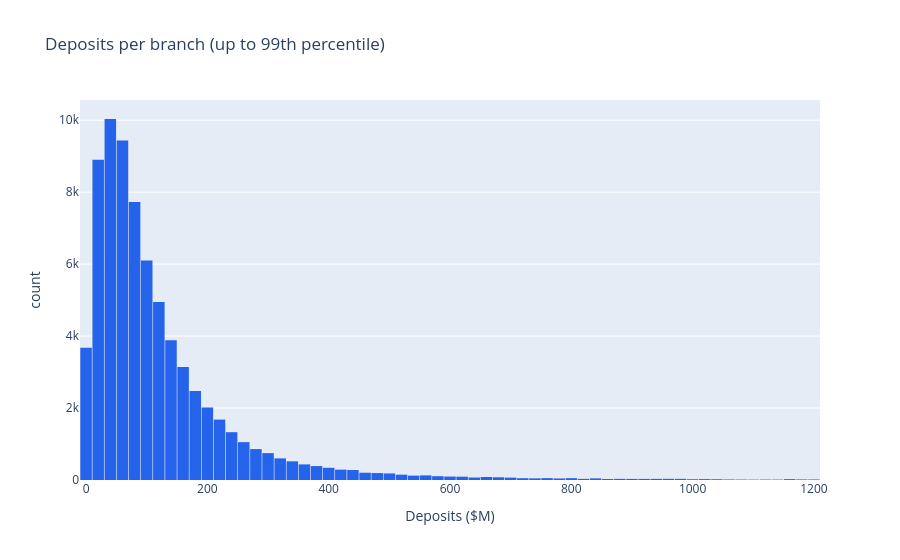

Notebook cell for this chart:
### Markdown cell above
---
## 3. Deposit Distribution Analysis

### Code cell
# Deposit per branch — exclude top 1% to remove outlier skew
dep_m = df['DEPOSITS_USD'] / 1e6
p99 = dep_m.quantile(0.99) # remove the top 1%

# Plot histogram
fig = px.histogram(dep_m[dep_m < p99], 
                   nbins = 100, 
                   title = 'Deposits per branch (up to 99th percentile)',
                   labels = {'value': 'Deposits ($M)'},
                   color_discrete_sequence = ['#2563EB']
                  )

fig.update_layout(bargap=0.05, showlegend=False)
fig.show()

# Print Summary

print(f'Branches < $1M deposits : {(dep_m < 1).sum():,} ({(dep_m < 1).mean() * 100:.1f}%) ')
print(f'Branches $1M - $100M deposits : {((dep_m >= 1 ) & (dep_m < 100)).sum():,} ')
print(f'Branches > $100M deposits : {(dep_m >= 100).sum():,} ')

### Figure 1 — Plotly figure (JSON) as saved in the notebook; plotly's stock layout.template omitted (floating-point values rounded to 4 significant figures; data arrays with more than 128 entries replaced by an {"elided": "..."} marker saying what was removed)
{"data": [{"bingroup": "x", "hovertemplate": "variable=DEPOSITS_USD<br>Deposits ($M)=%{x}<br>count=%{y}<extra></extra>", "legendgroup": "DEPOSITS_USD", "marker": {"color": "#2563EB", "pattern": {"shape": ""}}, "name": "DEPOSITS_USD", "nbinsx": 100, "orientation": "v", "showlegend": true, "type": "histogram", "x": {"elided": "73129 float values"}, "xaxis": "x", "yaxis": "y"}], "layout": {"bargap": 0.05, "barmode": "relative", "legend": {"title": {"text": "variable"}, "tracegroupgap": 0}, "showlegend": false, "title": {"text": "Deposits per branch (up to 99th percentile)"}, "xaxis": {"anchor": "y", "domain": [0, 1], "title": {"text": "Deposits ($M)"}}, "yaxis": {"anchor": "x", "domain": [0, 1], "title": {"text": "count"}}}}
